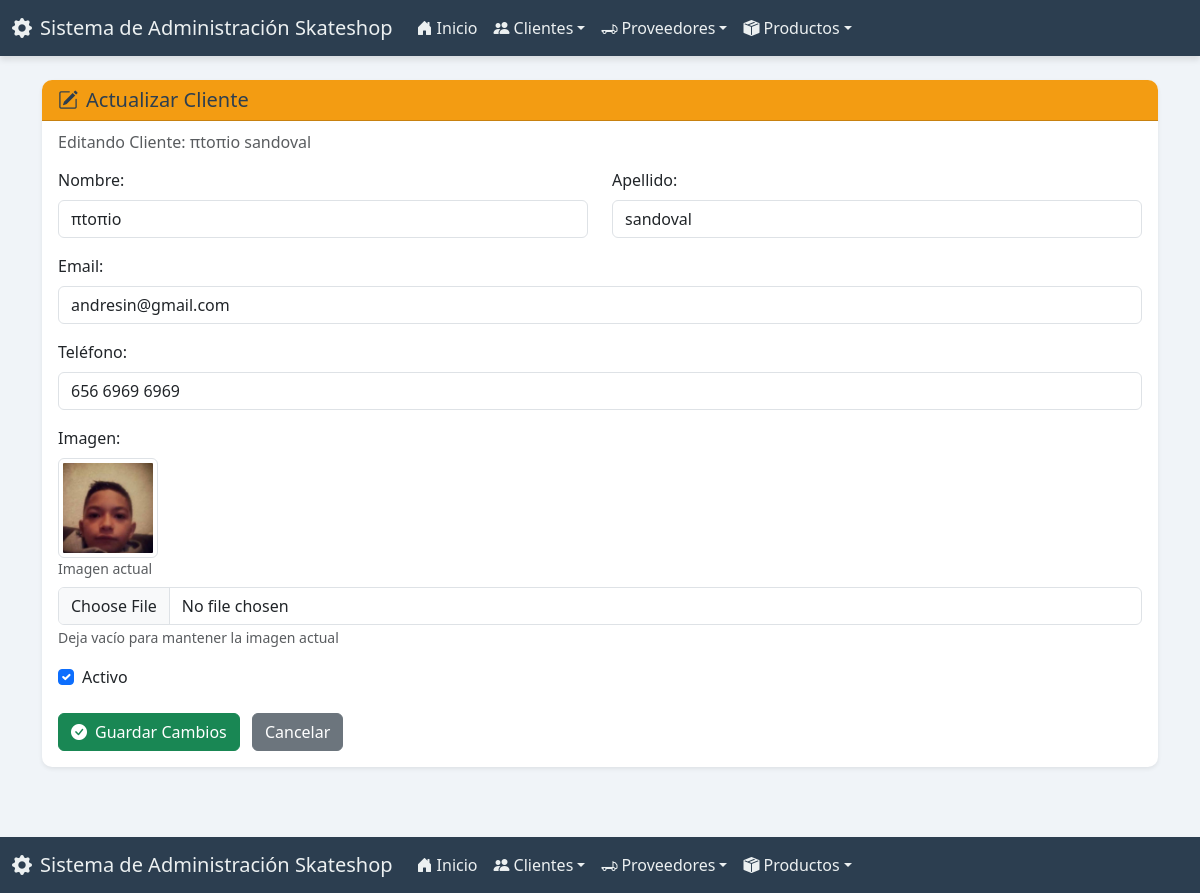
/cliente/actualizar/2/, run on the app's committed database.
### app_Skateshop/models.py (models this page shows, shortened)
class Cliente(models.Model):
    nombre = models.CharField(max_length=100)
    apellido = models.CharField(max_length=100)
    email = models.EmailField(unique=True)
    telefono = models.CharField(max_length=15, blank=True, null=True)
    fecha_registro = models.DateField(auto_now_add=True)
    activo = models.BooleanField(default=True)
    imagen = models.ImageField(upload_to='clientes/', blank=True, null=True)

### app_Skateshop/views.py (the view)
# urls.py: path('cliente/actualizar/<int:pk>/', views.actualizar_cliente, name='actualizar_cliente'),
def actualizar_cliente(request, pk):
    cliente_a_actualizar = get_object_or_404(Cliente, pk=pk)
    context = {'cliente': cliente_a_actualizar}
    return render(request, 'cliente/actualizar_cliente.html', context)

### app_Skateshop/templates/cliente/actualizar_cliente.html (shortened to what this page needs)
{% extends 'base.html' %}
{% block content %}
<div class="card shadow-sm">
    <div class="card-header bg-warning text-dark"><h5 class="mb-0"><i class="bi bi-pencil-square me-2"></i>Actualizar Cliente</h5></div>
    <div class="card-body">
        <form method="post" action="{% url 'realizar_actualizacion_cliente' pk=cliente.pk %}" enctype="multipart/form-data">
            <h6 class="card-subtitle mb-3 text-muted">Editando Cliente: {{ cliente.nombre }} {{ cliente.apellido }}</h6>
            <div class="row">
                <div class="col-md-6 mb-3"><label for="nombre" class="form-label">Nombre:</label><input type="text" class="form-control" id="nombre" name="nombre" value="{{ cliente.nombre }}" required></div>
                <div class="col-md-6 mb-3"><label for="apellido" class="form-label">Apellido:</label><input type="text" class="form-control" id="apellido" name="apellido" value="{{ cliente.apellido }}" required></div>
            </div>
            <div class="mb-3"><label for="email" class="form-label">Email:</label><input type="email" class="form-control" id="email" name="email" value="{{ cliente.email }}" required></div>
            <div class="mb-3"><label for="telefono" class="form-label">Teléfono:</label><input type="text" class="form-control" id="telefono" name="telefono" value="{{ cliente.telefono|default_if_none:'' }}"></div>
            <div class="mb-3">
                <label for="imagen" class="form-label">Imagen:</label>
                {% if cliente.imagen %}
                    <div class="mb-2">
                        <img src="{{ cliente.imagen.url }}" alt="Imagen actual" class="img-thumbnail" style="width: 100px; height: 100px; object-fit: cover;">
                        <small class="text-muted d-block">Imagen actual</small>
                    </div>
                {% endif %}
                <input type="file" class="form-control" id="imagen" name="imagen" accept="image/*">
                <small class="text-muted">Deja vacío para mantener la imagen actual</small>
            </div>
            <div class="form-check mb-4"><input class="form-check-input" type="checkbox" name="activo" id="activo" {% if cliente.activo %}checked{% endif %}><label class="form-check-label" for="activo">Activo</label></div>
            <button type="submit" class="btn btn-success"><i class="bi bi-check-circle-fill me-2"></i>Guardar Cambios</button>
            <a href="{% url 'ver_clientes' %}" class="btn btn-secondary ms-2">Cancelar</a>
        </form>
    </div>
</div>
{% endblock %}

### static/css/style.css (style rules this page uses)
body { background-color: #f0f4f8; color: #34495e; }
.card { border: none; border-radius: 10px; box-shadow: 0 6px 12px rgba(0, 0, 0, 0.08); }
.card-header { font-weight: bold; border-radius: 10px 10px 0 0 !important; }
.card-header.bg-warning { background-color: #f39c12 !important; color: #2c3e50 !important; }
.page-container { display: flex; flex-direction: column; min-height: 100vh; }

### data on the page
Cliente: nombre "πtoπio", apellido "sandoval", email "andresin@gmail.com", telefono "656 6969 6969", imagen (picture), activo "☑"
